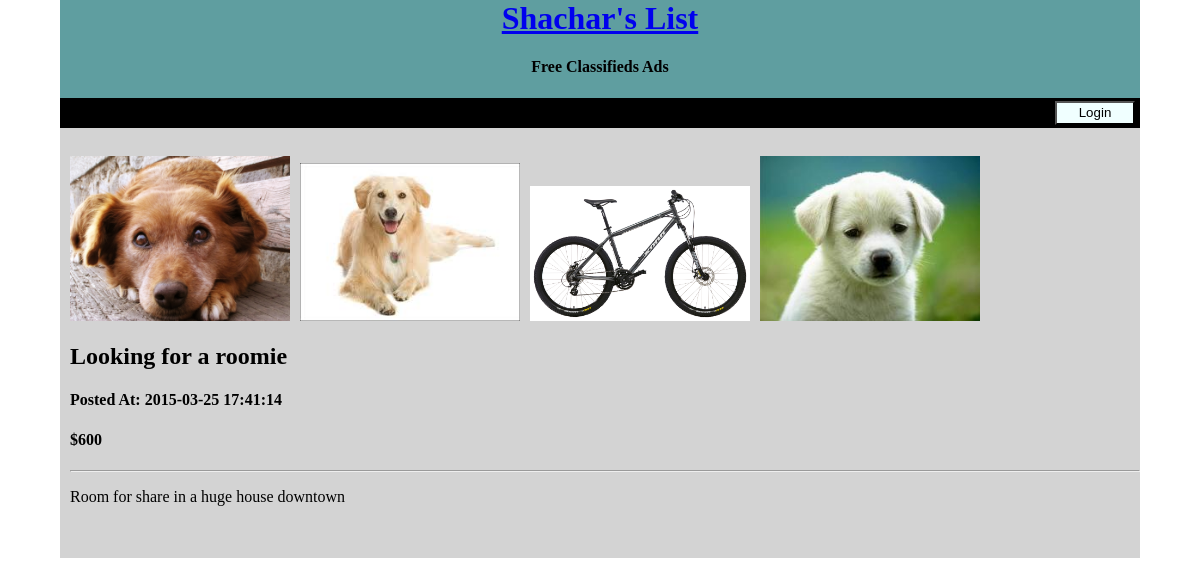
The app's page /FullPostPage.php?postid=7 with its own data.
### tables this page shows
CREATE TABLE IF NOT EXISTS `Posts` (
`post_id` int(11) NOT NULL,
  `title` varchar(100) DEFAULT NULL,
  `price` varchar(50) DEFAULT NULL,
  `description` longtext,
  `email` varchar(50) DEFAULT NULL,
  `agreement` varchar(255) DEFAULT NULL,
  `timestamp` timestamp NOT NULL DEFAULT CURRENT_TIMESTAMP ON UPDATE CURRENT_TIMESTAMP,
  `image1` varchar(100) DEFAULT NULL,
  `image2` varchar(100) DEFAULT NULL,
  `image3` varchar(100) DEFAULT NULL,
  `image4` varchar(100) DEFAULT NULL,
  `subcategory_id` int(11) DEFAULT NULL,
  `location_id` int(11) DEFAULT NULL
);

### UserHandler.php (called while the page is built, shortened)
<?php
class userHandler {
	function isActiveSession() {
		if (isset($_SESSION["un"]) && isset($_SESSION["up"])) {
			return true;
		}
		else {
			return false;
		}
	}
	function photosFromPost($fullPost) {
			$photosArray = [];
			$img1 = $fullPost["image1"];
			if ($img1 != null) {
				array_push($photosArray, $img1);
			}
			$img2 = $fullPost["image2"];
			if ($img2 != null) {
				array_push($photosArray, $img2);
			}
			$img3 = $fullPost["image3"];
			if ($img3 != null) {
				array_push($photosArray, $img3);
			}
			$img4 = $fullPost["image4"];
			if ($img4 != null) {
				array_push($photosArray, $img4);
			}
			return $photosArray;
		}
}
?>

### DBReader.php (called while the page is built, shortened)
<?php
include_once("UserHandler.php");
class dbReader {
	function getPostWithId($postId) {
		$user_handler = new userHandler();
		$conn = $user_handler->getConnection();
		if ($conn != null) {
			$query = mysqli_query($conn, "SELECT * FROM Posts WHERE post_id = '$postId'");
			if ($query) {
				$row = mysqli_fetch_array($query);
				if (count($row) > 0) {
					return $row;
				}
			}
			else {
				return [];
			}
		}
		else {
				return [];
		}
	}
}
?>

### FullPostPage.php (the view, shortened to what this page needs)
<?php
	include_once("UserHandler.php");
	$user_handler = new userHandler();
	$isAuth = $user_handler->isActiveSession();
	include_once("DBReader.php");
	$db_reader = new dbReader();
	$postId = isset($_GET['postid']) ? $_GET['postid'] : 0;
	if ($postId != 0) {
		$fullPost = $db_reader->getPostWithId($postId);
	}
?>
<html>
<head>
<link rel="stylesheet" type="text/css" href="style.css">
</head>
<body>
<div class="pageClass">
<div class="header">
    <a href="index.php"><h1>Shachar's List</a></h1>
    <h4>Free Classifieds Ads</h4>
    <div class="menuRow">
        <?php
        		if ($isAuth == false) {
        			echo("<button class=\"logButton\" onclick=\"parent.location='loginPage.php'\">Login</button>");
        		}
				else {
					print("<button class=\"menuButton\" onclick=\"parent.location=postAd.html\">Post Ad</button>");
					print("<button class=\"logButton\" onclick=\"javascript:doLogout();\">Logout</button>");
				}
        ?>
    </div>
</div>
<br><br>
<div class="regionsHolder">
<?php
	if (count($fullPost) == 0) {
		echo("<h3>error loading post..<a href='index.php'>|HOME|</a></h3>");
	}
	else {
		$photosArray = $user_handler->photosFromPost($fullPost);
		for ($i=0;$i<count($photosArray);$i++) {
			$photo = $photosArray[$i];
			echo("<img class='postPhoto' src='$photo'></img>");
		}
		echo("<br>");
		echo("<div class='postDataDiv'>");
		$postTitle = $fullPost["title"];
		$postPrice = $fullPost["price"];
		$postDate = $fullPost["timestamp"];
		$postDesc = $fullPost["description"];
		echo("<h2>$postTitle</h2>");
		echo("<h4>Posted At: $postDate</h4>");
		echo("<h4>$$postPrice</h4>");
		echo("<hr>");
		echo("<p class='postDescP'>$postDesc</p>");
		echo("</div>");
	}
?>
</div>
<br><br>
</div>
</body>
</html>

### style.css (style rules this page uses)
body { background-color:#fff; margin: 0 0; padding: 0 0; }
.pageClass { width: 90%; margin-left: 5%; background-color: lightgrey; }
.header { text-align: center; width: 100%; height: 120px; background-color:cadetblue; }
.menuRow { width:100%; height:30px; background-color:black; text-color: #fff; text-align: left; }
.logButton { float: right; width: 80px; height: 24px; text-align: center; margin-right: 5px; background-color: azure; margin-top: 3px; }
.regionsHolder { white-space:normal; width: 100%; overflow: hidden; }
.postPhoto { width: 220px; height: auto; margin-left: 10px; }
.postDataDiv { margin-left:10px; margin-top: 10px; }

### records on screen
posts: image1 (picture), image2 (picture), image3 (picture), image4 (picture), title "Looking for a roomie", timestamp "2015-03-25 17:41:14", price "600", description "Room for share in a huge house downtown"
